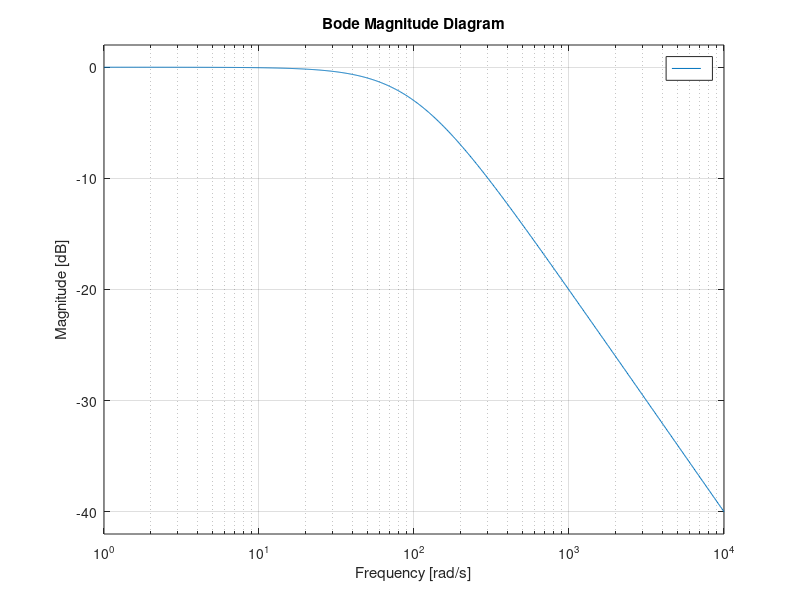

Recreate this plot in MATLAB. (Note: this script raises an error after producing the figure.)
%% Preamble -- not to appear in userguide
hfig = figure;
set(hfig,'units','centimeters','NumberTitle','off','Name','ex14');
pos = get(hfig,'position');
set(hfig,'position',[pos(1:2),6,4]);
%% Everything below appears in userguide
s = tf('s');
bodemag(1/(s/100+1));
%% The following is excluded from userguide
matlabfrag('graphics/ex14','epspad',[5 15 0 0]);